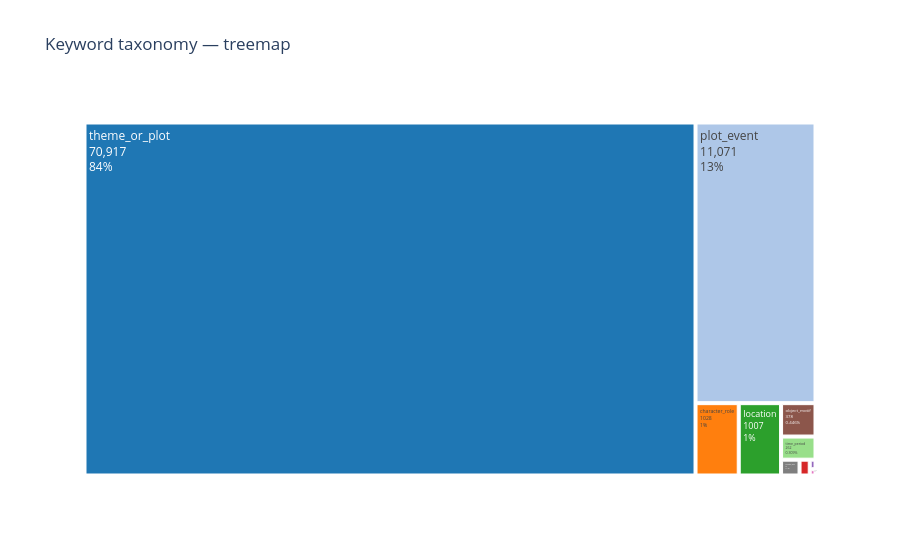

The notebook cell saved with this chart:
### Code cell
# ── Treemap: full taxonomy at a glance ─────────────────────────────────────
fig = px.treemap(
    cat_counts,
    path=["keyword_type"],
    values="count",
    color="keyword_type",
    color_discrete_map=COLOR_MAP,
    title="Keyword taxonomy — treemap",
)
fig.update_traces(textinfo="label+value+percent root")
fig.show()

### Figure 1 — Plotly figure (JSON) as saved in the notebook; plotly's stock layout.template omitted (floating-point values rounded to 4 significant figures)
{"data": [{"branchvalues": "total", "customdata": [["character_role"], ["genre_as_keyword"], ["location"], ["mythic_figure"], ["object_motif"], ["plot_event"], ["production_meta"], ["theme_or_plot"], ["time_period"], ["trope"]], "domain": {"x": [0.0, 1.0], "y": [0.0, 1.0]}, "hovertemplate": "labels=%{label}<br>count=%{value}<br>parent=%{parent}<br>id=%{id}<br>keyword_type=%{customdata[0]}<extra></extra>", "ids": ["character_role", "genre_as_keyword", "location", "mythic_figure", "object_motif", "plot_event", "production_meta", "theme_or_plot", "time_period", "trope"], "labels": ["character_role", "genre_as_keyword", "location", "mythic_figure", "object_motif", "plot_event", "production_meta", "theme_or_plot", "time_period", "trope"], "marker": {"colors": ["#ff7f0e", "#d62728", "#2ca02c", "#e377c2", "#8c564b", "#aec7e8", "#7f7f7f", "#1f77b4", "#98df8a", "#9467bd"]}, "name": "", "parents": ["", "", "", "", "", "", "", "", "", ""], "textinfo": "label+value+percent root", "type": "treemap", "values": [1028.0, 53.0, 1007.0, 12.0, 378.0, 11070.0, 96.0, 70920.0, 262.0, 18.0]}], "layout": {"legend": {"tracegroupgap": 0}, "title": {"text": "Keyword taxonomy — treemap"}}}
